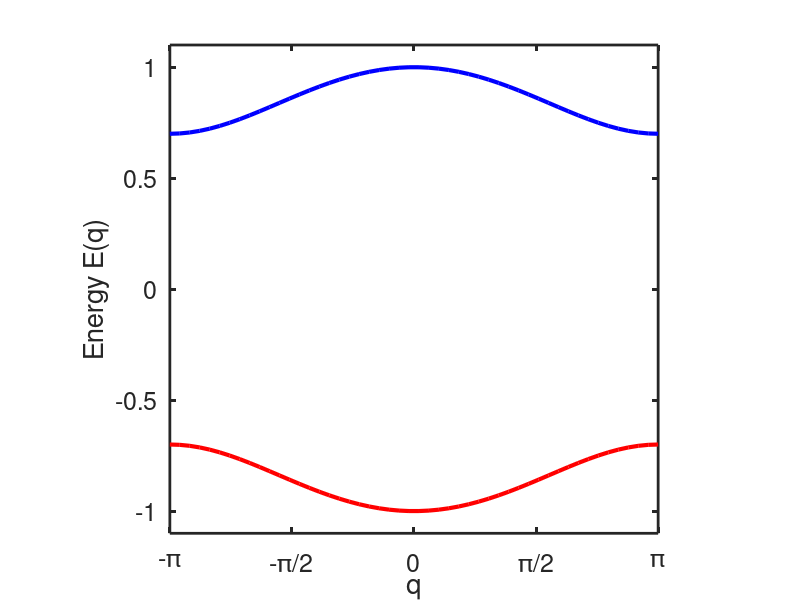
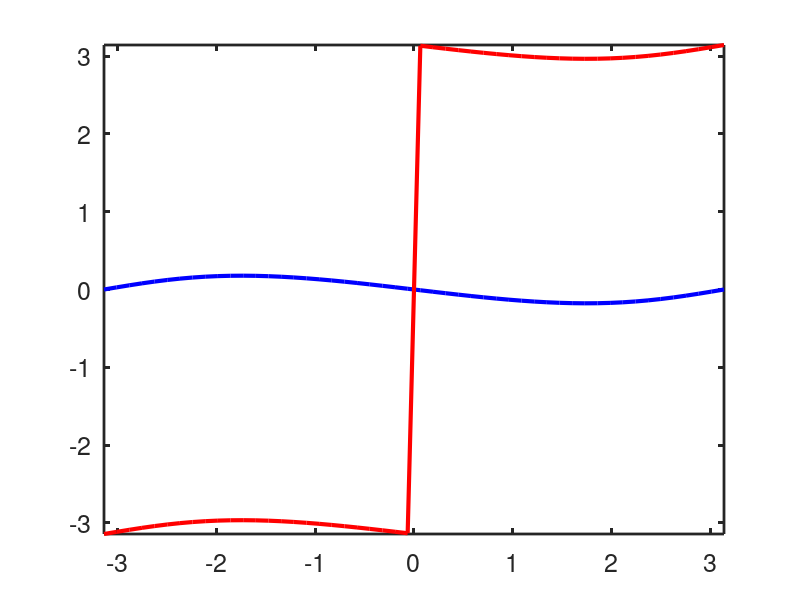

Write MATLAB code to recreate these figures, in order. (Note: this script raises an error after producing the figures.)
%SSH MODEL 
%BAND STRUCTURE DEMO

%REGIME 1: WEAKLY COUPLED DIMER: |v| << |w|
%REGIME 2: STRONGLY COUPLED DIMER: |v| >> |w|
close all
clear all
clc

% Acoustic pseudo-energy is defined as E(k) = cos(ka/2);
%
N = 50;
qa = linspace(-pi,pi,N); %q_Floquet
v = 0.85; % intracell coupling 0.15 or 0.85 for resonant dimers v--> -v AND  w --> -w
w = 1 - v; % intercell coWupling
gamma_0 = -0; 


%evanescantly coupled resonator
%{
ka_up_0 = real(acos(gamma_0 + sqrt(v^2+w^2+2*v*w*cos(qa))));
ka_dn_0 = real(acos(gamma_0 - sqrt(v^2+w^2+2*v*w*cos(qa))));
ka_up_1 = real(acos(gamma_0 + sqrt(v^2+w^2+2*v*w*cos(qa)))) + pi ;
ka_dn_1 = real(acos(gamma_0 - sqrt(v^2+w^2+2*v*w*cos(qa)))) + pi ;
%}

%condesned
E_up = (gamma_0 + sqrt(v^2+w^2+2*v*w*cos(qa))); % high energy --> optical band
E_dn = (gamma_0 - sqrt(v^2+w^2+2*v*w*cos(qa)));%  low energy  --> acoustic band
%ka_up_1 = real((gamma_0 + sqrt(v^2+w^2+2*v*w*cos(qa))));
%ka_dn_1 = real((gamma_0 - sqrt(v^2+w^2+2*v*w*cos(qa)))) ;

%phi_up =  angle(+sqrt(v^2+w^2+2*v*w*cos(qa))./(v+w*exp(1i*(qa)))); %cf thesis
%phi_dn =  angle(-sqrt(v^2+w^2+2*v*w*cos(qa))./(v+w*exp(1i*(qa))));
x_up = E_up./(v+w*exp(1i*(qa)));
x_dn = E_dn./(v+w*exp(1i*(qa)));

phi_up =  -1i*log(x_up); %cf thesis
phi_dn =  -1i*log(x_dn);


%%% FIGURES %%%%%%%%%%%%%%%%%%%%%%%%%%%
close all

fig1 = figure(1)
set(gca,'FontSize',18)
set(gca,'LineWidth',2)
box on
xlim([-pi,pi])
ylim([-1.1,1.1])
hold on
plot(qa,real(E_up),'b-','LineWidth',3)
plot(qa,real(E_dn),'r-','LineWidth',3)
%plot(qa,ka_up_1,'b-','LineWidth',3) 
%plot(qa,ka_dn_1,'r-','LineWidth',3)
%yline(omega_0,'--','\omega_0','LineWidth',2,'FontSize',18)
%yline(gamma_0,'--','','LineWidth',2,'FontSize',18)
hold off
set(gca,'XTick',-pi:pi/2:pi)
set(gca,'XTickLabel',{'-\pi','-\pi/2','0','\pi/2','\pi'})
 
 
%xlabel("q_Fa/\pi")
xlabel("q")
%ylabel("ka/\pi")
ylabel("Energy E(q)")
%legend('\omega_{-}','\omega_{+}')
%title('BAND DIAGRAM', sprintf('v = %.1f, w = %.1f',[v,w]))

axis square

%%%%%%%%%%%%%%%%%%%%%%%%%%%%%%%%%%%
%
fig2 = figure(2)
set(gca,'FontSize',18)
set(gca,'LineWidth',2)
box on
xlim([-pi,pi])
ylim([-pi,pi])
hold on
plot(qa,phi_up,'b-','LineWidth',3)
plot(qa,phi_dn,'r-','LineWidth',3)
%yline(0,'--','\omega_0','LineWidth',2,'FontSize',18)
yline(0,'--','','LineWidth',2,'FontSize',18)
hold off
set(gca,'XTick',-pi:pi/2:pi)
set(gca,'XTickLabel',{'-\pi','-\pi/2','0','\pi/2','\pi'})

set(gca,'YTick',-pi:pi/2:pi)
set(gca,'YTickLabel',{'-\pi','-\pi/2','0','\pi/2','\pi'})
 
%xlabel("ka")
xlabel("q")
ylabel("Polarization angle \phi ")
%legend('\omega_{-}','\omega_{+}')
%title('MODE SYMMETRY',sprintf('v = %.1f, w = %.1f',[v,w]))

axis square

%}

%%
%WINDING NUMBER DEMO

%v =0.7; %intracell coupling
%w =0.5; %interell coupling

qa = linspace(-pi,pi,50);

dx = v + w*cos(qa) ;
dy = w*sin(qa);


zci = @(v) find(diff(sign(v))); %where cross zero
idx0 = zci(dx);

if v<w
    winding = 1;
else
    winding = 0;
end


fig3 = figure(3)
hold on
ax = gca;
ax.XAxisLocation = 'origin';
ax.YAxisLocation = 'origin';
ax.FontSize = 18  ;
ax.LineWidth = 2;

plot(dx,dy,'LineWidth',3)
plot([zeros(1,length(idx0))],(dy(idx0)+dy(idx0+1))/2,'r*','LineWidth',3)
hold off
xlim([-2,2])
ylim([-2,2])
xlabel("d_x")
ylabel("d_y")
axis square
%box on
%title(sprintf('WINDING NUMBER = %i',winding))

%% SAVE FIG:

%vecrast(fig1 , 'disp_ins', 600, 'bottom', 'pdf');
%vecrast(fig2 , 'phi_int', 600, 'bottom', 'pdf');
%vecrast(fig3 , 'winding_top', 600, 'bottom', 'pdf');


